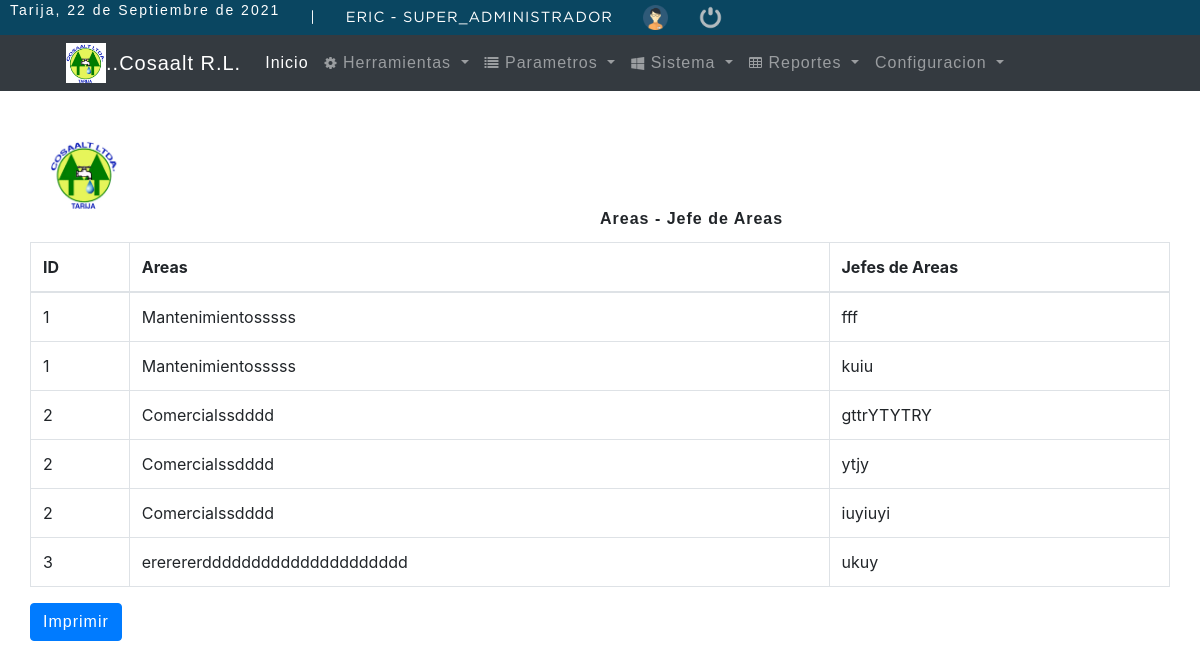
Page /reportes/areas_jef.php (signed in) on the committed database.
### tables this page shows
CREATE TABLE `sistema_reclamos` (
  `id_sistema_reclamo` int(11) NOT NULL,
  `nombre` varchar(45) NOT NULL,
  `nombre_creador` varchar(45) NOT NULL,
  `logo` varchar(200) NOT NULL,
  `fec_insercion` timestamp NOT NULL DEFAULT current_timestamp() ON UPDATE current_timestamp(),
  `fec_modificacion` timestamp NOT NULL DEFAULT current_timestamp() ON UPDATE current_timestamp(),
  `usuario` int(11) NOT NULL,
  `estado` char(1) NOT NULL
);

CREATE TABLE `grupos` (
  `id_grupo` int(11) NOT NULL,
  `grupo` varchar(100) NOT NULL,
  `icono` varchar(200) NOT NULL,
  `fec_insercion` timestamp NOT NULL DEFAULT current_timestamp() ON UPDATE current_timestamp(),
  `fec_modificacion` timestamp NOT NULL DEFAULT current_timestamp() ON UPDATE current_timestamp(),
  `usuario` int(11) NOT NULL,
  `gr_estado` char(1) NOT NULL
);

CREATE TABLE `jefes_areas` (
  `id_jefe_area` int(11) NOT NULL,
  `id_area` int(11) NOT NULL,
  `nombres` varchar(45) NOT NULL,
  `ap` varchar(45) NOT NULL,
  `am` varchar(45) NOT NULL,
  `ci` int(11) NOT NULL,
  `telefono` varchar(45) NOT NULL,
  `correo` char(50) NOT NULL,
  `fec_inicio` date NOT NULL,
  `fec_fin` date NOT NULL,
  `fec_insercion` timestamp NOT NULL DEFAULT current_timestamp() ON UPDATE current_timestamp(),
  `fec_modificacion` timestamp NOT NULL DEFAULT current_timestamp() ON UPDATE current_timestamp(),
  `usuario` int(11) NOT NULL,
  `estado` char(1) DEFAULT NULL
);

CREATE TABLE `areas` (
  `id_area` int(11) NOT NULL,
  `id_sistema_reclamo` int(11) NOT NULL,
  `nombre` varchar(45) NOT NULL,
  `descripcion` varchar(45) NOT NULL,
  `fec_insercion` timestamp NOT NULL DEFAULT current_timestamp() ON UPDATE current_timestamp(),
  `fec_modificacion` timestamp NOT NULL DEFAULT current_timestamp() ON UPDATE current_timestamp(),
  `usuario` int(11) NOT NULL,
  `estado` char(1) NOT NULL
);

### reportes/menu.php (the view, shortened to what this page needs)
<?php
function fechaC()
{
  $mes = array(
    "", "Enero",
    "Febrero",
    "Marzo",
    "Abril",
    "Mayo",
    "Junio",
    "Julio",
    "Agosto",
    "Septiembre",
    "Octubre",
    "Noviembre",
    "Diciembre"
  );
  return date('d') . " de " . $mes[date('n')] . " de " . date('Y');
}
?>
<!DOCTYPE html>
<html lang="es">
<head>
  <link rel="stylesheet" href="../tablaSeguridad/styleheaderr.css">
  <?php
  include '../conexion.php';
  $menulis = "SELECT * from sistema_reclamos where estado=1";
  $menulistar = mysqli_query($con, $menulis);
  $data = mysqli_fetch_assoc($menulistar);
  ?>
</head>
<body>
  <div class="headerrr">
    <div class="optionsBarrr">
      <p>Tarija, <?php echo fechaC(); ?></p>
      <span>|</span>
      <span class="user"><?php echo $_SESSION['s_usuario'] . ' - ' . $_SESSION['s_rol']; ?></span>
      <img class="photouserrr" src="../tablaSeguridad/img/user.png" alt="Usuario">
      <a href="../login/bd/logout.php"><img class="closerr" src="../tablaSeguridad/img/salir.png" alt="Salir del sistema" title="Salir"></a>
    </div>
  </div>
  <nav class="navbar navbar-expand-lg navbar-dark bg-dark">
    <img class="img" src="../fotos/<?php echo $data['logo']; ?>" width="40" height="40">
    <a class="navbar-brand" href="#">..<?php echo $data['nombre']; ?></a>
    <div class="collapse navbar-collapse" id="navbarNavDropdown">
      <ul class="navbar-nav">
        <li class="nav-item active">
          <a class="nav-link" href="../index.php">Inicio <span class="sr-only">(current)</span></a>
        </li>
        <?php
        include_once '../conexion.php';
        $listargrup = "SELECT *FROM grupos WHERE gr_estado=1";
        $grupres = mysqli_query($con, $listargrup);
        while ($grupodata = mysqli_fetch_assoc($grupres)) {
          $id_grupo = $grupodata['id_grupo'];
          $accesqry = "SELECT * from accesos where id_grupo='$id_grupo' AND accesos.permisos='a'";
          $accessres = mysqli_query($con, $accesqry);
          $accessrow = mysqli_num_rows($accessres);
          if ($accessrow > 0) {
        ?>
            <li class="nav-item dropdown">
              <a class="nav-link dropdown-toggle" href="#" id="navbarDropdownMenuLink" data-toggle="dropdown" aria-haspopup="true" aria-expanded="false">
                <span> <i class="<?php echo $grupodata['icono']; ?>"></i></span> <?php echo $grupodata['grupo']; ?>
              </a>
            </li>
        <?php }
        } ?>
        <?php
        if ($_SESSION['s_id_rol'] == 1) {
        ?>
          <li class="nav-item dropdown">
            <a class="nav-link dropdown-toggle" href="#" id="navbarDropdownMenuLink" data-toggle="dropdown" aria-haspopup="true" aria-expanded="false">
              Configuracion
            </a>
          </li>
        <?php } ?>
      </ul>
    </div>
  </nav>

### reportes/areas_jef.php (shortened to what this page needs)
<!DOCTYPE html>
<html >
  <link rel="stylesheet" href="foto.css">
<?php require_once "../head.php" ;?>
<body >
<?php require_once "menu.php" ;?>
<br>
<br>
<div class="foto" >
<?php
						include '../conexion.php';
						$menulis="SELECT * from sistema_reclamos where estado=1";
						$menulistar=mysqli_query($con,$menulis);
						$data=mysqli_fetch_assoc($menulistar) ;
						?>
		<img class="img" src="../fotos/<?php echo $data['logo'];?>"   width="70" height="70"   >
    </div>
<center>
<div class="container">
<div class="row" >
<div class="col-md-6" ></div>
<h4>Areas - Jefe de Areas</h4>
<table class="table table-bordered print" >
<thead>
<tr>
<th>ID</th>
<th>Areas</th>
<th>Jefes de Areas</th>
</tr>
</thead>
<tbody>
<?php
include_once '../conexion.php';
$menulist= "SELECT * FROM areas a, jefes_areas j WHERE a.id_area=j.id_area  AND a.estado=1 AND j.estado=1 ORDER BY (j.id_area) asc";
$menulistar=mysqli_query($con,$menulist);
while($menudata=mysqli_fetch_assoc($menulistar)){
?>
<tr>
<td><?php echo $menudata ['id_area']; ?></td>
<td><?php echo $menudata['nombre']; ?></td>
<td><?php echo $menudata['nombres']; ?></td>
</tr>
<?php           $sn++;
}
?>
</tbody>
</table>
<div class="text-center">
        <a href="areas_jef_print.php" class="btn btn-primary">Imprimir</a>
      </div>
</div>
</div>
</center>
<?php require_once "../footer.php" ?>
</body>
</html>

### reportes/foto.css (style rules this page uses)
.foto { align-items: center }
.img { margin-left: 50px; }

### tablaSeguridad/styleheaderr.css (style rules this page uses)
* { margin: 0; padding: 0; box-sizing: border-box; }
h1, h3, h4, h5, h6 { font-family: 'arial'; font-weight: bold; letter-spacing: 1px; }
h4 { font-size: 16px; }
p { font-family: 'arial'; letter-spacing: 2px; font-size: 14px; line-height: 20px; }
a { text-decoration: none; font-family: arial; letter-spacing: 1px; }
span { font-family: 'GothamBook'; letter-spacing: 1px; font-size: 14px; line-height: 20px; }
.headerrr { color: #FFF; background: #0a4661; height: 35px; display: -webkit-flex; display: -moz-flex; display: -ms-flex; display: -o-flex; display: flex; justify-content: space-between; align-items: center; padding: 10px; margin-top: 0px; }
.optionsBarrr { display: -webkit-flex; display: -moz-flex; display: -ms-flex; display: -o-flex; display: flex; justify-content: center; align-items: center; }
.optionsBarrr span { color: #FFF; font-size: 11pt; font-family: 'GothamBook'; text-transform: uppercase; margin-left: 30px; }
.photouserrr { margin-left: 30px; width: 25px; height: 25px; }
.closerr { width: 25px; height: 25px; }
.optionsBarrr a { display: -webkit-flex; display: -moz-flex; display: -ms-flex; display: -o-flex; display: flex; margin-left: 30px; }

### rows in the picture
sistema_reclamos: logo (picture), nombre "Cosaalt R.L."
grupos: grupo "Herramientas"
grupos: grupo "Parametros"
grupos: grupo "Sistema"
grupos: grupo "Reportes"
jefes_areas: id_area "1", id_area.nombre "Mantenimientosssss", nombres "fff"
jefes_areas: id_area "1", id_area.nombre "Mantenimientosssss", nombres "kuiu"
jefes_areas: id_area "2", id_area.nombre "Comercialssdddd", nombres "gttrYTYTRY"
jefes_areas: id_area "2", id_area.nombre "Comercialssdddd", nombres "ytjy"
jefes_areas: id_area "2", id_area.nombre "Comercialssdddd", nombres "iuyiuyi"
jefes_areas: id_area "3", id_area.nombre "ererererddddddddddddddddddddd", nombres "ukuy"

### other values in the picture
fechaC() "22 de Septiembre de 2021"
$_SESSION['s_usuario'] "ERIC"
$_SESSION['s_rol'] "SUPER_ADMINISTRADOR"
